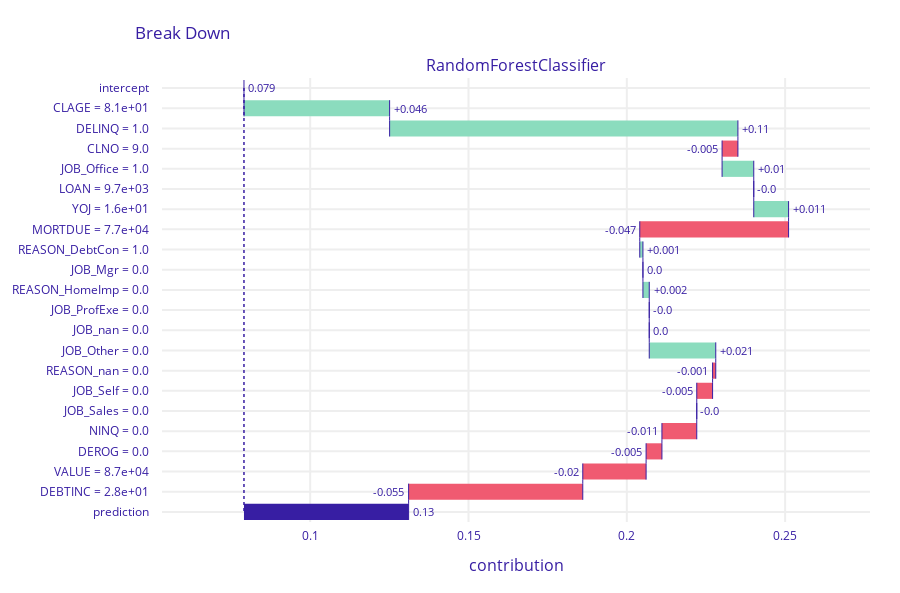

This figure's notebook cell:
### Markdown cell above
Możemy przyjrzeć się tym obserwacjom na wykresach. Poniżej pierwsza z nich, czyli obserwacja o indeksie 2.

### Code cell
obs = pd.DataFrame(X_train.iloc[ind_1, :]).T
break_down = exp.predict_parts(obs, type = "break_down")
break_down.plot(max_vars=len(X_train.columns))

### Figure 1 — Plotly figure (JSON) as saved in the notebook; plotly's stock layout.template omitted (floating-point values rounded to 4 significant figures)
{"data": [{"base": 0.07909, "connector": {"line": {"color": "#371ea3", "dash": "solid", "width": 1}, "mode": "spanning"}, "decreasing": {"marker": {"color": "#f05a71"}}, "hoverinfo": "text+delta", "hoverlabel": {"bgcolor": "rgba(0,0,0,0.8)"}, "hovertext": ["Average response: 0.079<br>Prediction: 0.13", "CLAGE = 8.1e+01<br>increases average response <br>by", "DELINQ = 1.0<br>increases average response <br>by", "CLNO = 9.0<br>decreases average response <br>by", "JOB_Office = 1.0<br>increases average response <br>by", "LOAN = 9.7e+03<br>decreases average response <br>by", "YOJ = 1.6e+01<br>increases average response <br>by", "MORTDUE = 7.7e+04<br>decreases average response <br>by", "REASON_DebtCon = 1.0<br>increases average response <br>by", "JOB_Mgr = 0.0<br>decreases average response <br>by", "REASON_HomeImp = 0.0<br>increases average response <br>by", "JOB_ProfExe = 0.0<br>decreases average response <br>by", "JOB_nan = 0.0<br>decreases average response <br>by", "JOB_Other = 0.0<br>increases average response <br>by", "REASON_nan = 0.0<br>decreases average response <br>by", "JOB_Self = 0.0<br>decreases average response <br>by", "JOB_Sales = 0.0<br>decreases average response <br>by", "NINQ = 0.0<br>decreases average response <br>by", "DEROG = 0.0<br>decreases average response <br>by", "VALUE = 8.7e+04<br>decreases average response <br>by", "DEBTINC = 2.8e+01<br>decreases average response <br>by", "Average response: 0.079<br>Prediction: 0.13"], "increasing": {"marker": {"color": "#8bdcbe"}}, "measure": ["relative", "relative", "relative", "relative", "relative", "relative", "relative", "relative", "relative", "relative", "relative", "relative", "relative", "relative", "relative", "relative", "relative", "relative", "relative", "relative", "relative", "total"], "orientation": "h", "showlegend": false, "text": ["0.079", "+0.046", "+0.11", "-0.005", "+0.01", "-0.0", "+0.011", "-0.047", "+0.001", "0.0", "+0.002", "-0.0", "0.0", "+0.021", "-0.001", "-0.005", "-0.0", "-0.011", "-0.005", "-0.02", "-0.055", "0.13"], "textposition": "outside", "totals": {"marker": {"color": "#371ea3"}}, "type": "waterfall", "x": [0, 0.046, 0.11, -0.005, 0.01, 0, 0.011, -0.047, 0.001, 0, 0.002, 0, 0, 0.021, -0.001, -0.005, 0, -0.011, -0.005, -0.02, -0.055, 0.051], "xaxis": "x", "y": ["intercept", "CLAGE = 8.1e+01", "DELINQ = 1.0", "CLNO = 9.0", "JOB_Office = 1.0", "LOAN = 9.7e+03", "YOJ = 1.6e+01", "MORTDUE = 7.7e+04", "REASON_DebtCon = 1.0", "JOB_Mgr = 0.0", "REASON_HomeImp = 0.0", "JOB_ProfExe = 0.0", "JOB_nan = 0.0", "JOB_Other = 0.0", "REASON_nan = 0.0", "JOB_Self = 0.0", "JOB_Sales = 0.0", "NINQ = 0.0", "DEROG = 0.0", "VALUE = 8.7e+04", "DEBTINC = 2.8e+01", "prediction"], "yaxis": "y"}], "layout": {"annotations": [{"font": {"size": 16}, "showarrow": false, "text": "RandomForestClassifier", "x": 0.5, "xanchor": "center", "xref": "paper", "y": 1, "yanchor": "bottom", "yref": "paper"}, {"font": {"size": 16}, "showarrow": false, "text": "contribution", "x": 0.5, "xanchor": "center", "xref": "paper", "y": 0, "yanchor": "top", "yref": "paper", "yshift": -30}], "font": {"color": "#371ea3"}, "height": 593, "margin": {"b": 71, "r": 30, "t": 78}, "shapes": [{"line": {"color": "#371ea3", "dash": "dot", "width": 1.5}, "type": "line", "x0": 0.07909, "x1": 0.07909, "xref": "x", "y0": 0, "y1": 21, "yref": "y"}], "title": {"text": "Break Down", "x": 0.15}, "xaxis": {"anchor": "y", "automargin": true, "domain": [0, 1], "fixedrange": true, "gridwidth": 2, "range": [0.0532, 0.2768], "tickcolor": "white", "ticklen": 3, "ticks": "outside", "type": "linear", "zeroline": false}, "yaxis": {"anchor": "x", "automargin": true, "autorange": "reversed", "domain": [0, 1], "fixedrange": true, "gridwidth": 2, "tickcolor": "white", "ticklen": 10, "ticks": "outside", "type": "category"}}}
